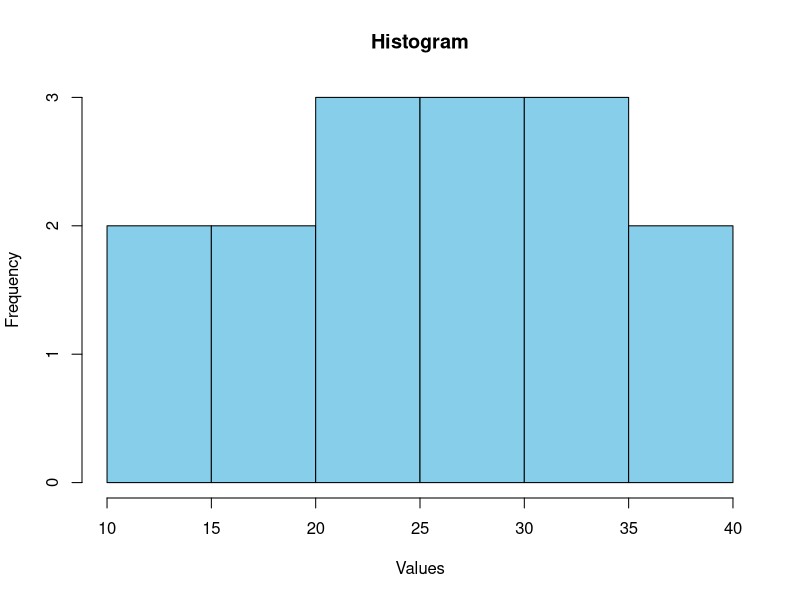
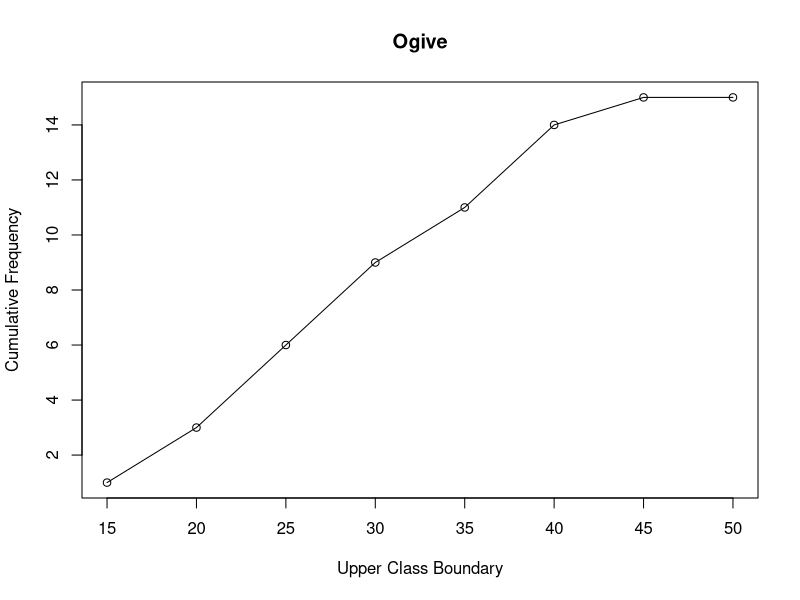

These charts were generated, in order, by the following R code:

x <- c(12,15,18,20,22,22,25,27,28,30,32,35,35,38,40)

hist(x, main="Histogram", xlab="Values", col="skyblue")

f <- table(cut(x, breaks=seq(10,50,5), right=FALSE))
cf <- cumsum(f)

plot(seq(15,50,5), cf, type="o",
     main="Ogive", xlab="Upper Class Boundary",
     ylab="Cumulative Frequency")
